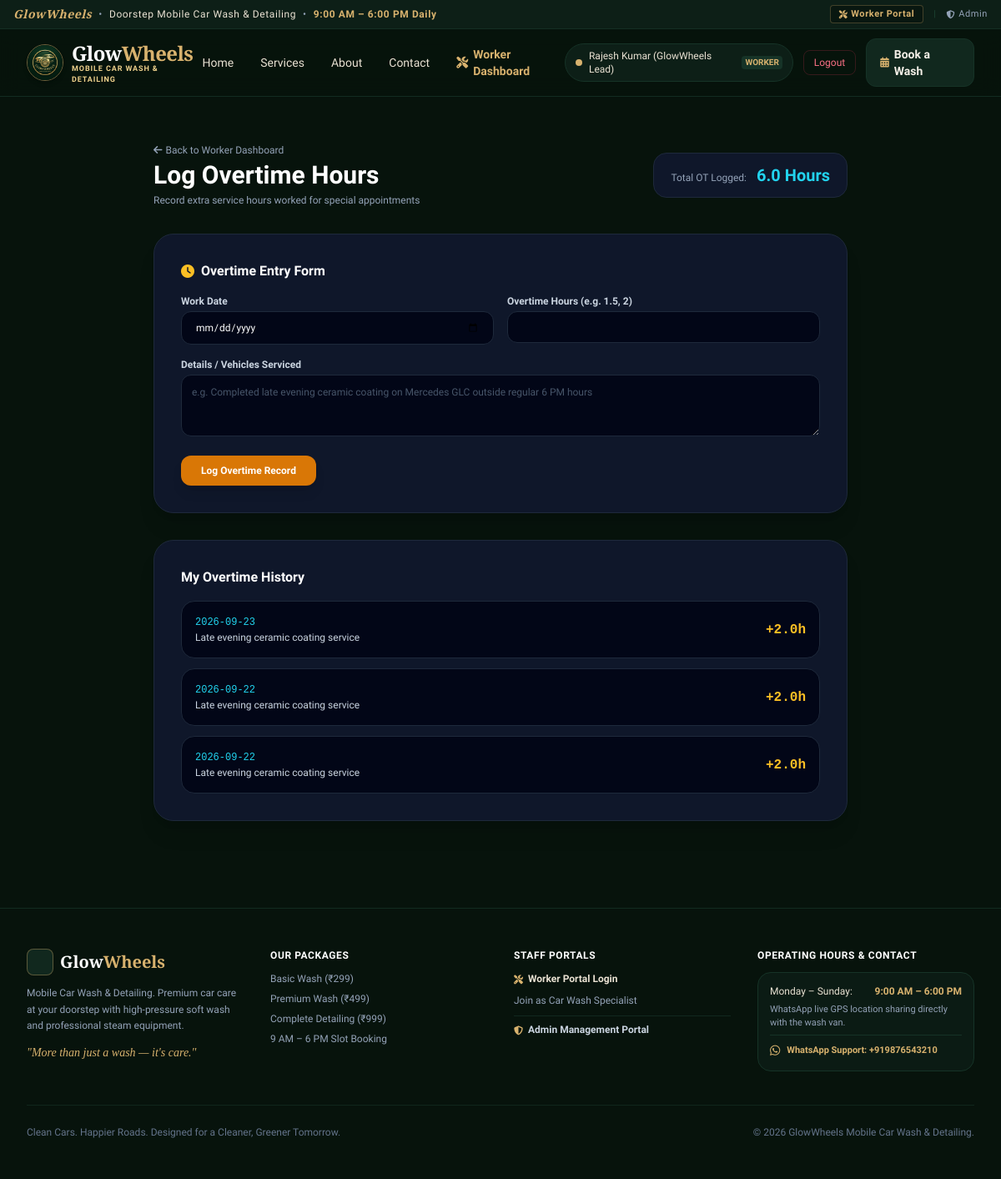
The app's page /worker/overtime (signed in), older data.
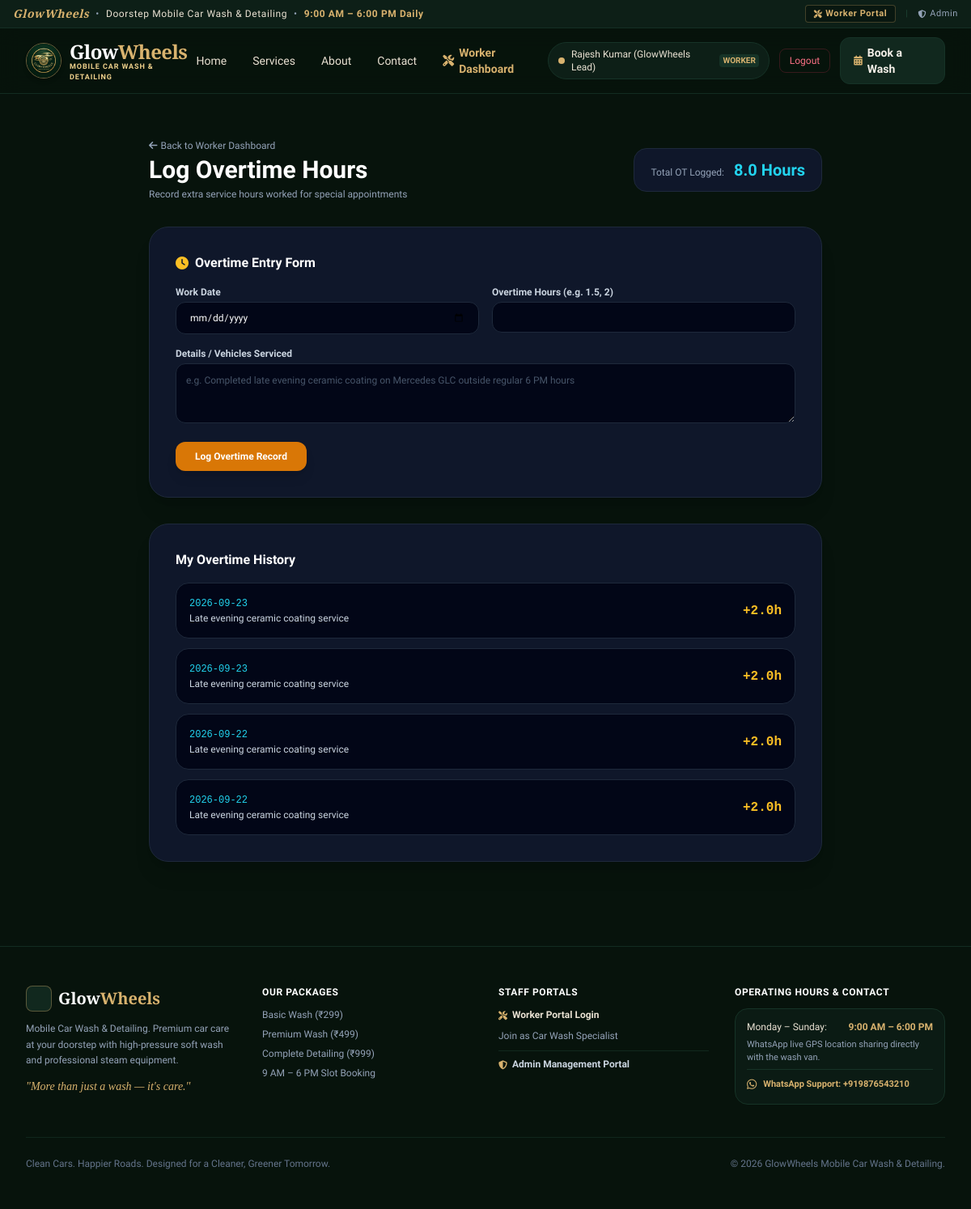
The same page, newer data.
### models.py (models this page shows)
class OvertimeLog(db.Model):
    __tablename__ = 'overtime_logs'
    id = db.Column(db.Integer, primary_key=True)
    worker_id = db.Column(db.Integer, db.ForeignKey('users.id'), nullable=False)
    work_date = db.Column(db.String(20), nullable=False)
    hours = db.Column(db.Float, nullable=False)
    reason = db.Column(db.Text, nullable=False)
    logged_at = db.Column(db.DateTime, default=datetime.utcnow)

### routes/worker_routes.py (the view, shortened to what this page needs)
@worker_bp.route('/overtime', methods=['GET', 'POST'])
@worker_required
def overtime():
    worker_id = session['user_id']
    logs = OvertimeLog.query.filter_by(worker_id=worker_id).order_by(OvertimeLog.logged_at.desc()).all()
    total_ot_hours = sum(l.hours for l in logs)
    return render_template('worker/overtime.html', logs=logs, total_ot_hours=total_ot_hours)

### routes/auth_routes.py (called while the page is built)
def worker_required(f):
    @wraps(f)
    def decorated_function(*args, **kwargs):
        if 'user_id' not in session or session.get('role') not in ['worker', 'admin']:
            flash('Worker authorization required.', 'danger')
            return redirect(url_for('auth.worker_login'))
        return f(*args, **kwargs)
    return decorated_function

### templates/worker/overtime.html (shortened to what this page needs)
{% extends 'base.html' %}
{% block content %}
<div class="max-w-4xl mx-auto px-4 sm:px-6 lg:px-8 py-10 space-y-8">
    <div class="flex flex-col sm:flex-row sm:items-center justify-between gap-4">
        <div>
            <a href="{{ url_for('worker.dashboard') }}" class="text-xs text-slate-400 hover:text-white flex items-center gap-1 mb-1">
                <i class="fa-solid fa-arrow-left"></i> Back to Worker Dashboard
            </a>
            <h1 class="text-3xl font-black text-white">Log Overtime Hours</h1>
            <p class="text-xs text-slate-400 mt-1">Record extra service hours worked for special appointments</p>
        </div>
        <div class="bg-slate-900 border border-slate-800 px-5 py-3 rounded-2xl">
            <span class="text-xs text-slate-400">Total OT Logged:</span>
            <span class="text-xl font-black text-cyan-400 ml-2">{{ total_ot_hours }} Hours</span>
        </div>
    </div>
    <div class="bg-slate-900 border border-slate-800 rounded-3xl p-6 sm:p-8 shadow-xl">
        <h3 class="text-base font-bold text-white mb-4 flex items-center gap-2">
            <i class="fa-solid fa-clock text-amber-400"></i> Overtime Entry Form
        </h3>
        <form method="POST" action="{{ url_for('worker.overtime') }}" class="space-y-4">
            <div class="grid grid-cols-1 sm:grid-cols-2 gap-4">
                <div>
                    <label class="block text-xs font-semibold text-slate-300 mb-1">Work Date</label>
                    <input type="date" name="work_date" required
                           class="w-full bg-slate-950 border border-slate-800 rounded-xl px-4 py-2.5 text-xs text-white outline-none">
                </div>
                <div>
                    <label class="block text-xs font-semibold text-slate-300 mb-1">Overtime Hours (e.g. 1.5, 2)</label>
                    <input type="number" step="0.5" name="hours" min="0.5" max="12" required
                           class="w-full bg-slate-950 border border-slate-800 rounded-xl px-4 py-2.5 text-xs text-white outline-none">
                </div>
            </div>
            <div>
                <label class="block text-xs font-semibold text-slate-300 mb-1">Details / Vehicles Serviced</label>
                <textarea name="reason" rows="3" required placeholder="e.g. Completed late evening ceramic coating on Mercedes GLC outside regular 6 PM hours"
                          class="w-full bg-slate-950 border border-slate-800 rounded-xl p-3 text-xs text-white outline-none placeholder-slate-600"></textarea>
            </div>
            <button type="submit" class="px-6 py-2.5 rounded-xl bg-amber-600 hover:bg-amber-500 text-white font-bold text-xs shadow-lg transition">
                Log Overtime Record
            </button>
        </form>
    </div>
    <div class="bg-slate-900 border border-slate-800 rounded-3xl p-6 sm:p-8 shadow-xl">
        <h3 class="text-base font-bold text-white mb-4">My Overtime History</h3>
        {% if not logs %}
            <p class="text-xs text-slate-500 py-4 text-center">No overtime entries recorded yet.</p>
        {% else %}
            <div class="space-y-3">
                {% for o in logs %}
                    <div class="p-4 rounded-2xl bg-slate-950 border border-slate-800 text-xs flex justify-between items-center">
                        <div>
                            <span class="text-xs font-mono text-cyan-400">{{ o.work_date }}</span>
                            <p class="text-slate-300 mt-0.5">{{ o.reason }}</p>
                        </div>
                        <span class="text-base font-black text-amber-400 font-mono">+{{ o.hours }}h</span>
                    </div>
                {% endfor %}
            </div>
        {% endif %}
    </div>
</div>
{% endblock %}

Row changes from the older to the newer data that the page shows:
added OvertimeLog: work_date "2026-09-23", reason "Late evening ceramic coating service", hours "2.0"
Text that changed along with them:
{{ total_ot_hours }}: "6.0" → "8.0"
